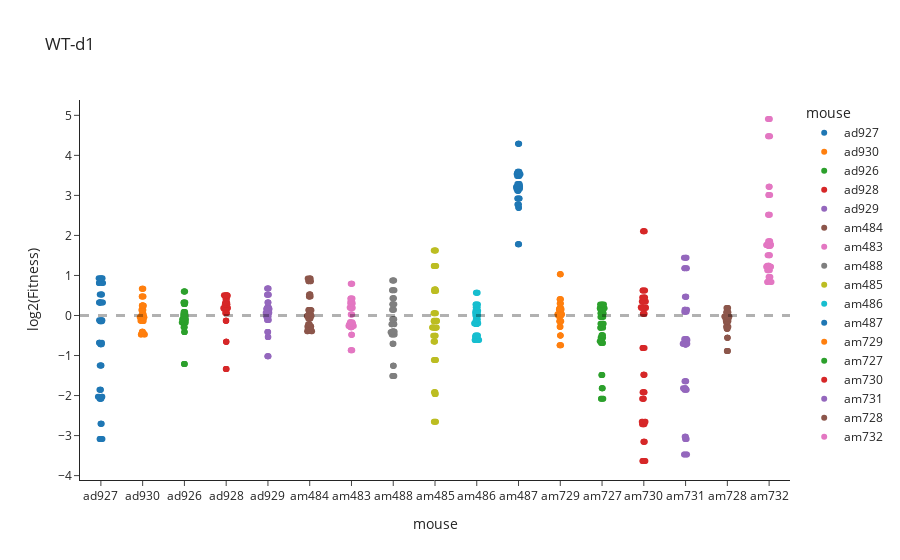

The notebook cell saved with this chart:
### Code cell
wt_d1 = wt[wt.day == day]
fig = px.strip(wt_d1, x='mouse', y=np.log2(wt_d1['fitness']), color='mouse',  hover_data=['conc', 'fitness'],
        template='simple_white', title = f'WT-{day}',
              labels={"y": "log2(Fitness)",
                     "conc": "Dilution", "fitness": "Fitness"})
fig.add_hline(y=0, line_width=3, line_dash="dash")
